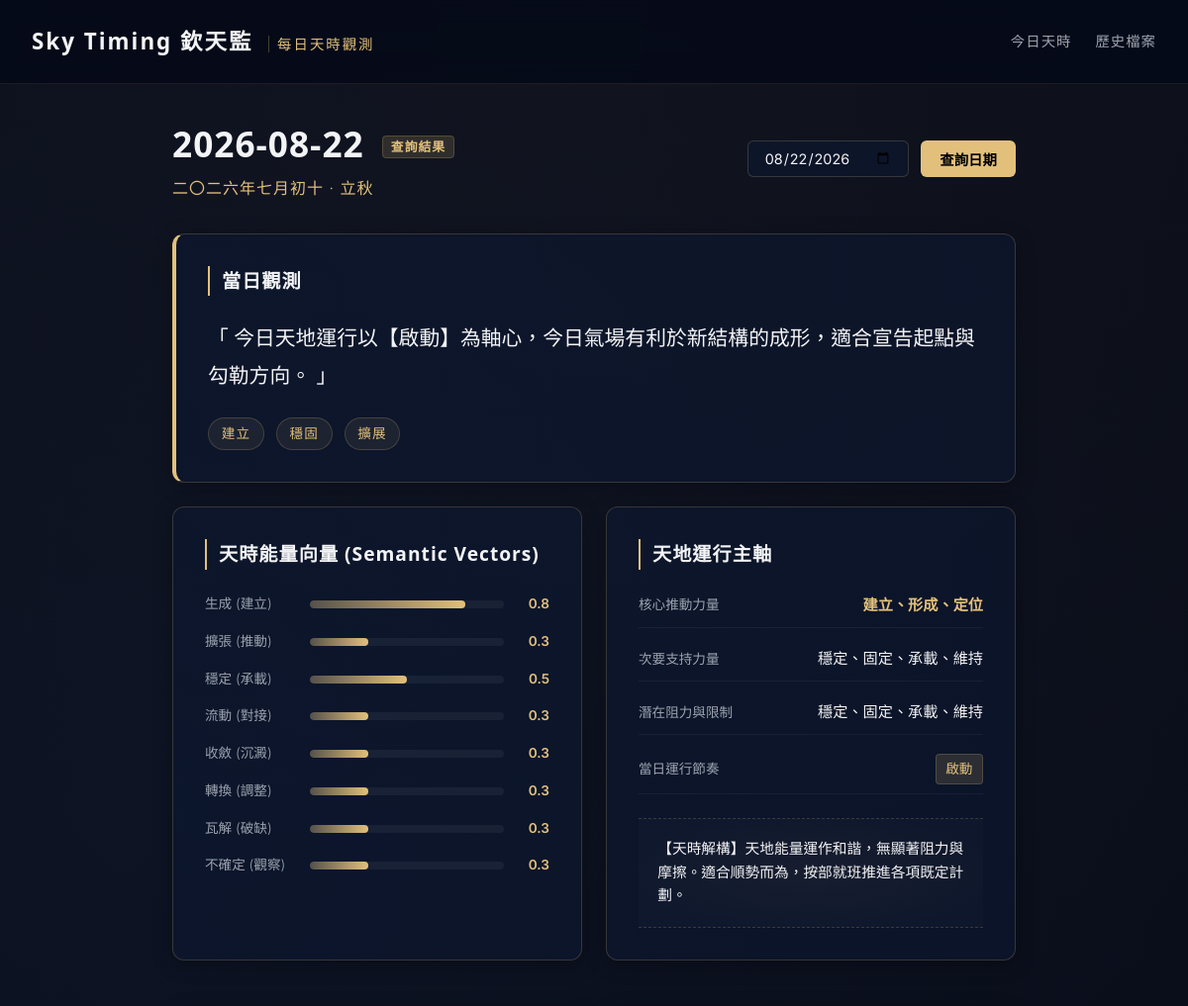
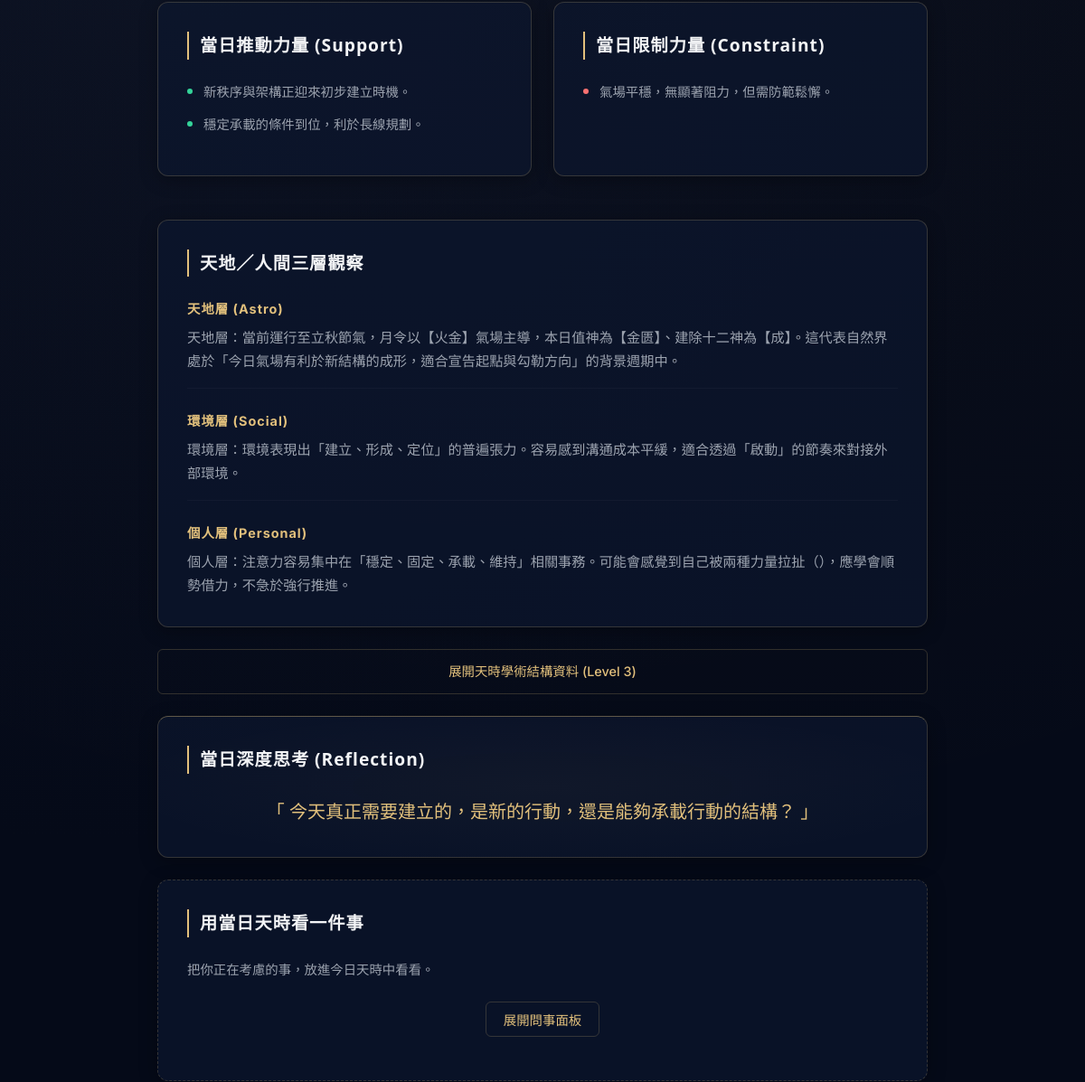
The page /date/2026-08-22 (upper part) on the database as committed earlier (2 pictures, top to bottom).
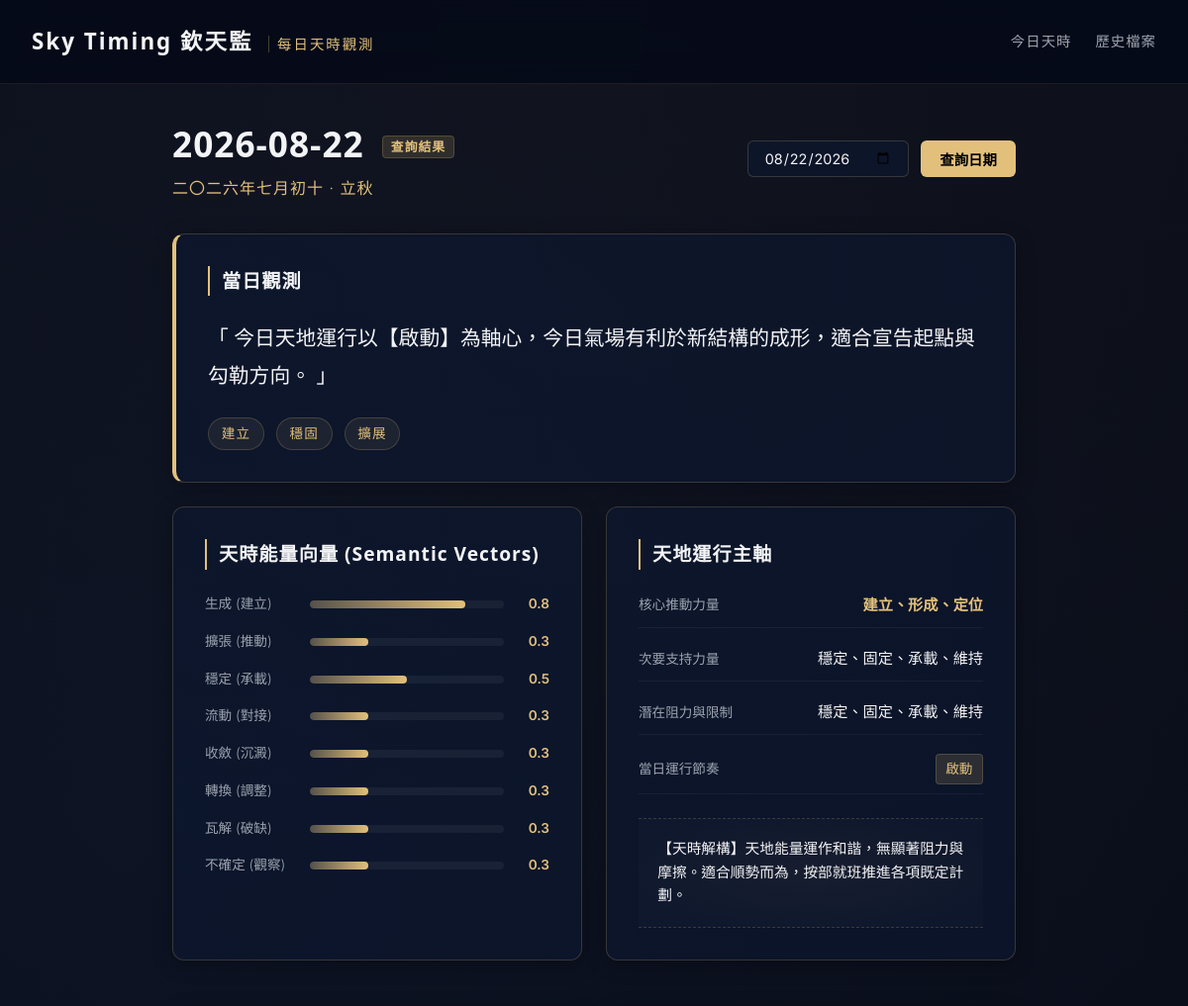
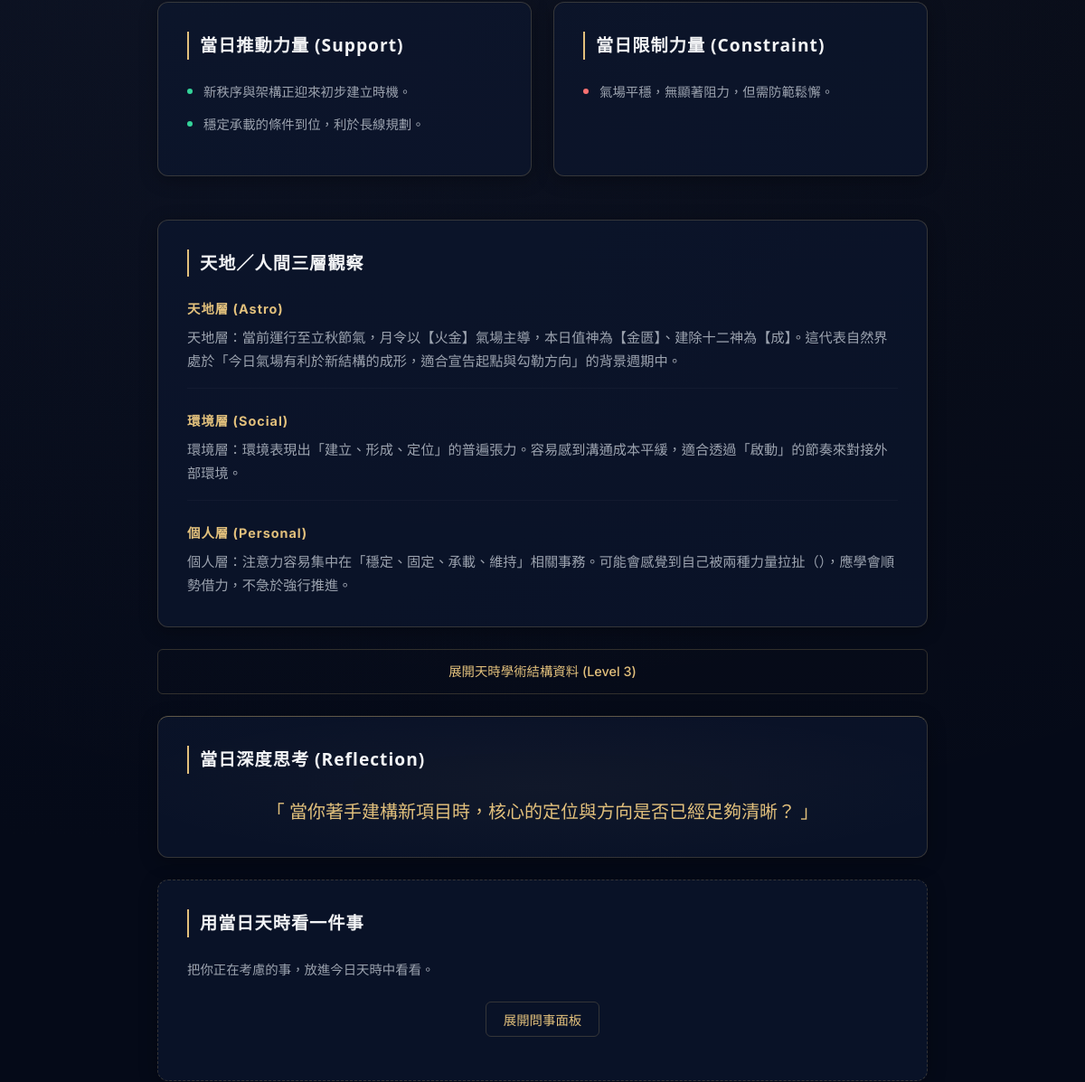
The same page on the database as committed later (2 pictures, top to bottom).
### tables this page shows
CREATE TABLE daily_states (
            id INTEGER PRIMARY KEY AUTOINCREMENT,
            date TEXT NOT NULL,
            timezone TEXT NOT NULL,
            city TEXT NOT NULL,
            raw_timing_data TEXT NOT NULL,
            semantic_vectors TEXT NOT NULL,
            primary_force TEXT NOT NULL,
            secondary_force TEXT NOT NULL,
            constraint_force TEXT NOT NULL,
            daily_rhythm TEXT NOT NULL,
            daily_summary TEXT NOT NULL,
            reflection_question TEXT NOT NULL,
            created_at TEXT NOT NULL,
            UNIQUE(date, timezone, city)
        );

### app.py (the view)
@app.get("/date/{date_str}", response_class=HTMLResponse)
def read_date(request: Request, date_str: str):
    try:
        datetime.strptime(date_str, "%Y-%m-%d")
    except ValueError:
        raise HTTPException(status_code=400, detail="Invalid date format. Use YYYY-MM-DD.")
    state = get_or_create_state(date_str)
    return templates.TemplateResponse(request=request, name="date.html", context={"request": request, "state": state})

### templates/date.html (shortened to what this page needs)
<!DOCTYPE html>
<html lang="zh-TW">
<head>
    <link rel="stylesheet" href="/static/style.css">
</head>
<body>
    <header class="app-header">
        <div class="logo">Sky Timing 欽天監 <span>每日天時觀測</span></div>
        <nav class="app-nav">
            <a href="/">今日天時</a>
            <a href="/archive">歷史檔案</a>
        </nav>
    </header>
    <main class="container">
        <section class="date-selector-section">
            <div class="current-date-info">
                <h1>{{ state.date }} <span class="date-badge">查詢結果</span></h1>
                <p class="lunar-calendar-text">{{ state.raw_timing_data.lunar_date }} · {{ state.raw_timing_data.solar_term }}</p>
            </div>
            <div class="selector-controls">
                <input type="date" id="dateQuery" value="{{ state.date }}">
                <button onclick="queryDate()" class="btn-gold">查詢日期</button>
            </div>
        </section>
        <section class="card one-liner-card">
            <h2>當日觀測</h2>
            <p class="one-liner-text">「 {{ state.content.one_liner }} 」</p>
            <div class="keywords-row">
                {% for kw in state.content.keywords %}
                <span class="keyword-tag">{{ kw }}</span>
                {% endfor %}
            </div>
        </section>
        <section class="grid-2">
            <div class="card">
                <h2>天時能量向量 (Semantic Vectors)</h2>
                <div class="vector-chart">
                    {% for name, val in state.formatted_vectors.items() %}
                    <div class="vector-bar-row">
                        <span class="vector-label">{{ name }}</span>
                        <div class="bar-container">
                            <div class="bar-fill" style="width: {{ val * 100 }}%"></div>
                        </div>
                        <span class="vector-value">{{ val }}</span>
                    </div>
                    {% endfor %}
                </div>
            </div>
            <div class="card">
                <h2>天地運行主軸</h2>
                <div class="forces-info">
                    <div class="force-item">
                        <span class="force-title">核心推動力量</span>
                        <span class="force-val gold-text">{{ state.primary_force }}</span>
                    </div>
                    <div class="force-item">
                        <span class="force-title">次要支持力量</span>
                        <span class="force-val">{{ state.secondary_force }}</span>
                    </div>
                    <div class="force-item">
                        <span class="force-title">潛在阻力與限制</span>
                        <span class="force-val">{{ state.constraint_force }}</span>
                    </div>
                    <div class="force-item">
                        <span class="force-title">當日運行節奏</span>
                        <span class="force-val rhythm-badge">{{ state.daily_rhythm }}</span>
                    </div>
                </div>
                {% if state.content.synthesis %}
                <div class="synthesis-block">
                    <p class="synthesis-text">{{ state.content.synthesis }}</p>
                </div>
                {% endif %}
            </div>
        </section>
        <section class="grid-2">
            <div class="card support-card">
                <h2>當日推動力量 (Support)</h2>
                <ul class="clean-list">
                    {% for p in state.content.support_points %}
                    <li><span class="dot-green"></span> {{ p }}</li>
                    {% endfor %}
                </ul>
            </div>
            <div class="card constraint-card">
                <h2>當日限制力量 (Constraint)</h2>
                <ul class="clean-list">
                    {% for p in state.content.risk_points %}
                    <li><span class="dot-red"></span> {{ p }}</li>
                    {% endfor %}
                </ul>
            </div>
        </section>
        <section class="card">
            <h2>天地／人間三層觀察</h2>
            <div class="observation-tiers">
                <div class="tier-block">
                    <h3>天地層 (Astro)</h3>
                    <p>{{ state.content.tian_obs }}</p>
                </div>
                <div class="tier-block">
                    <h3>環境層 (Social)</h3>
                    <p>{{ state.content.group_obs }}</p>
                </div>
                <div class="tier-block">
                    <h3>個人層 (Personal)</h3>
                    <p>{{ state.content.person_obs }}</p>
                </div>
            </div>
        </section>
        <details class="astro-details-fold">
            <summary class="btn-outline fold-summary">展開天時學術結構資料 (Level 3)</summary>
        </details>
        <section class="card question-card">
            <h2>當日深度思考 (Reflection)</h2>
            <p class="question-text">「 {{ state.reflection_question }} 」</p>
        </section>
        <section class="card ask-section">
            <h2>用當日天時看一件事</h2>
            <p class="section-desc">把你正在考慮的事，放進今日天時中看看。</p>
            <div class="ask-trigger-container">
                <button onclick="toggleAskForm()" class="btn-outline">展開問事面板</button>
            </div>
        </section>
    </main>
</body>
</html>

Rows that differ between the two databases and show on the page:
removed daily_states: date "2026-08-22", date "08/22/2026", primary_force "建立、形成、定位", secondary_force "穩定、固定、承載、維持", constraint_force "穩定、固定、承載、維持", daily_rhythm "啟動", reflection_question "今天真正需要建立的，是新的行動，還是能夠承載行動的結構？"
added daily_states: date "2026-08-22", date "08/22/2026", primary_force "建立、形成、定位", secondary_force "穩定、固定、承載、維持", constraint_force "穩定、固定、承載、維持", daily_rhythm "啟動", reflection_question "當你著手建構新項目時，核心的定位與方向是否已經足夠清晰？"
